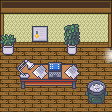

A level layout from a 2D game, rendered from its tile map. Below: a short description, then the map file with tile-grid data replaced by summaries:
An orthogonal 7x7 tile map with 16x16 px tiles, 4 tile layers (Tile Layer 1, Tile Layer 2, Tile Layer 3, Above player), 4 tilesets and 3 objects (3x collision).

<map version="1.8" tiledversion="1.8.0" orientation="orthogonal" renderorder="right-down" compressionlevel="0" width="7" height="7" tilewidth="16" tileheight="16" infinite="0" nextlayerid="7" nextobjectid="38">
 <properties>
  <property name="edges" value="clamped" />
  <property name="inside" type="bool" value="true" />
  <property name="scenario" value="spyder" />
  <property name="slug" value="rival_office" />
  <property name="map_type" value="notype" />
 </properties>
 <tileset firstgid="1" source="../gfx/tilesets/core_indoor_walls.tsx" />
 <tileset firstgid="3865" source="../gfx/tilesets/core_indoor_floors.tsx" />
 <tileset firstgid="7729" source="../gfx/tilesets/core_set pieces.tsx" />
 <tileset firstgid="9279" name="Office_interiors_shadowless_16x16" tilewidth="16" tileheight="16" tilecount="528" columns="22">
  <image source="../gfx/tilesets/Office_interiors_shadowless_16x16.png" width="352" height="384" />
 </tileset>
 <layer id="1" name="Tile Layer 1" width="7" height="7">
  <data>[49 cells, 49 non-empty, 10 distinct tile ids]</data>
 </layer>
 <layer id="2" name="Tile Layer 2" width="7" height="7">
  <data>[49 cells, 20 non-empty, 18 distinct tile ids]</data>
 </layer>
 <layer id="3" name="Tile Layer 3" width="7" height="7">
  <data>[49 cells, 4 non-empty, 3 distinct tile ids]</data>
 </layer>
 <layer id="4" name="Above player" width="7" height="7">
  <data>[49 cells, 4 non-empty, 4 distinct tile ids]</data>
 </layer>
 <objectgroup color="#ff0000" id="5" name="Collision">
  <object id="1" type="collision" x="0" y="0" width="112" height="48" />
  <object id="5" type="collision" x="80" y="80" width="32" height="32" />
  <object id="6" type="collision" x="16" y="64" width="64" height="16" />
 </objectgroup>
</map>
